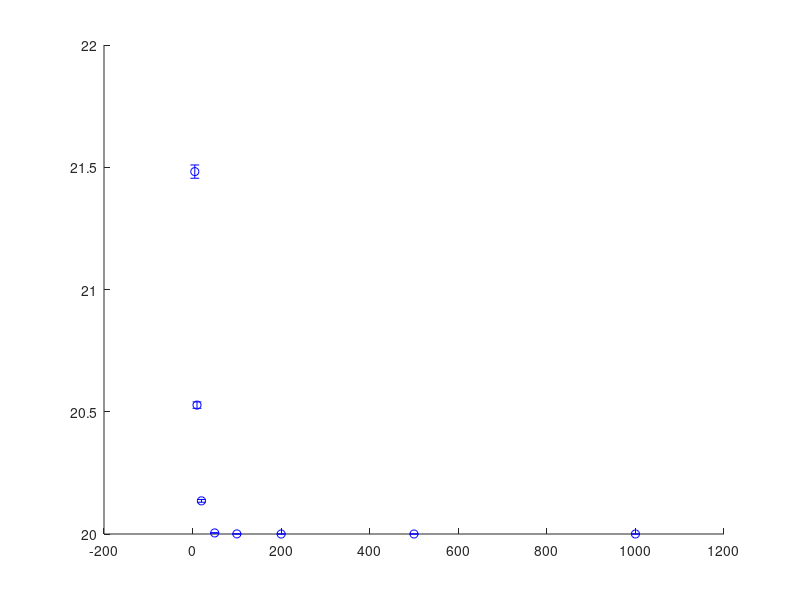

The MATLAB script that drew this image: (Note: this script raises an error after producing the figure.)
% =========================================================================
% Plot Mean Extreme First-Passage Time vs Ensemble Size (N)
% Comparison of Simulation vs. Theoretical Formula (Eq 6)
% =========================================================================

clear; clc; close all;

%% 1. SYSTEM CONFIGURATION
% -------------------------------------------------------------------------
% Using the 'Leaky Loop' model with deterministic tail (mu=1)
% to ensure finite means for all N.
d = 20;          % Minimum path length (Hard Edge)
s = 0.9;         % Probability to stay in trap (0.9 = 'sticky')

% Derived Shortest Path Probability
p_d = 1 - s;     % Probability of immediate exit

% Range of Ensemble Sizes (N) to simulate
N_list = [5, 10, 20, 50, 100, 200, 500, 1000];
num_trials = 5000; % Monte Carlo iterations per N point

%% 2. THEORETICAL CALCULATION
% -------------------------------------------------------------------------
% Formula: <T_N> = d + sum_{k=0}^{inf} exp( -N * p_d * F(k) )
% For Leaky Loop: p_d*F(k) is simply the cumulative prob P(delay <= k)
% actually p_d*F(k) = (1-s) * (1-s^(k+1))/(1-s) = 1 - s^(k+1)

% We compute the theory curve for a smooth range of N
N_smooth = logspace(log10(min(N_list)), log10(max(N_list)), 100);
theo_mean = zeros(size(N_smooth));

% Summation cutoff (when term becomes negligible)
k_max = 200; 

for i = 1:length(N_smooth)
    N_curr = N_smooth(i);
    sum_term = 0;
    
    for k = 0:k_max
        % F(k) for Leaky Loop
        F_k = (1 - s^(k+1)) / (1 - s);
        
        % The exponential approximation from your Theorem
        term = exp(-N_curr * p_d * F_k);
        sum_term = sum_term + term;
    end
    
    theo_mean(i) = d + sum_term;
end

%% 3. MONTE CARLO SIMULATION
% -------------------------------------------------------------------------
sim_mean = zeros(size(N_list));
sim_std  = zeros(size(N_list)); % For error bars

fprintf('Running Simulations...\n');
for i = 1:length(N_list)
    N = N_list(i);
    
    % Store minimum times for this N
    min_times = zeros(num_trials, 1);
    
    for t = 1:num_trials
        % 1. Simulate Delays (Geometric Dist)
        % Number of failures before first success
        delays = geornd(1-s, N, 1);
        
        % 2. Extreme Value
        T_N = d + min(delays);
        min_times(t) = T_N;
    end
    
    sim_mean(i) = mean(min_times);
    sim_std(i)  = std(min_times) / sqrt(num_trials); % Standard Error
    
    fprintf('N = %4d | <T_N> Sim: %.4f | Theory: %.4f\n', ...
            N, sim_mean(i), interp1(N_smooth, theo_mean, N));
end

%% 4. PLOTTING
% -------------------------------------------------------------------------
figure('Color','w', 'Position', [100 100 700 500]);

% 1. Plot Simulation Dots with Error Bars
errorbar(N_list, sim_mean, sim_std, 'bo', ...
    'MarkerSize', 8, 'LineWidth', 1.5, 'MarkerFaceColor', 'w');
hold on;

% 2. Plot Theoretical Curve
plot(N_smooth, theo_mean, 'r-', 'LineWidth', 2);

% 3. Plot the Hard Edge (d)
yline(d, 'k--', 'Hard Edge (d)', 'LabelHorizontalAlignment', 'left');

% Formatting
set(gca, 'XScale', 'log'); % Log scale for N is usually cleaner
xlabel('Ensemble Size (N)', 'FontSize', 12);
ylabel('Mean Extreme First Passage Time \langle T_N \rangle', 'FontSize', 12);
title(['Verification of \langle T_N \rangle scaling (d=' num2str(d) ', s=' num2str(s) ')']);
legend({'Simulation (Monte Carlo)', 'Theorem 1 Prediction (Eq 6)'}, 'FontSize', 11);
grid on;

% Add annotation explaining the regime
dim = [0.15 0.15 0.3 0.3];
str = {['As N \rightarrow \infty, \langle T_N \rangle \rightarrow ' num2str(d)], ...
       'Fast exponential decay predicted', 'by Entropic Penalty condition.'};
annotation('textbox',dim,'String',str,'FitBoxToText','on',...
    'BackgroundColor','white', 'FaceAlpha', 0.8);
